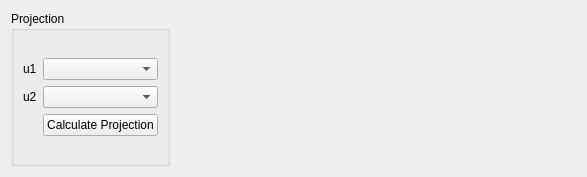
<?xml version="1.0" encoding="UTF-8"?>
<ui version="4.0">
 <class>Form</class>
 <widget class="QWidget" name="Form">
  <property name="geometry">
   <rect>
    <x>0</x>
    <y>0</y>
    <width>497</width>
    <height>177</height>
   </rect>
  </property>
  <property name="windowTitle">
   <string>Form</string>
  </property>
  <layout class="QGridLayout" name="gridLayout_2">
   <item row="0" column="0">
    <widget class="QGroupBox" name="groupBox">
     <property name="title">
      <string>Projection</string>
     </property>
     <layout class="QVBoxLayout" name="verticalLayout_4">
      <item>
       <layout class="QGridLayout" name="gridLayout">
        <property name="sizeConstraint">
         <enum>QLayout::SetNoConstraint</enum>
        </property>
        <item row="0" column="0">
         <widget class="QLabel" name="label_208">
          <property name="text">
           <string>u1</string>
          </property>
         </widget>
        </item>
        <item row="0" column="1">
         <widget class="QComboBox" name="cmbPowderU1"/>
        </item>
        <item row="1" column="0">
         <widget class="QLabel" name="label_210">
          <property name="text">
           <string>u2</string>
          </property>
         </widget>
        </item>
        <item row="1" column="1">
         <widget class="QComboBox" name="cmbPowderU2"/>
        </item>
        <item row="2" column="1">
         <widget class="QPushButton" name="btnPowderCalculateProjection">
          <property name="text">
           <string>Calculate Projection</string>
          </property>
         </widget>
        </item>
       </layout>
      </item>
     </layout>
    </widget>
   </item>
   <item row="0" column="1">
    <widget class="QLabel" name="error_msg">
     <property name="minimumSize">
      <size>
       <width>400</width>
       <height>0</height>
      </size>
     </property>
     <property name="maximumSize">
      <size>
       <width>400</width>
       <height>16777215</height>
      </size>
     </property>
     <property name="text">
      <string/>
     </property>
     <property name="wordWrap">
      <bool>true</bool>
     </property>
    </widget>
   </item>
  </layout>
 </widget>
 <resources/>
 <connections/>
</ui>
